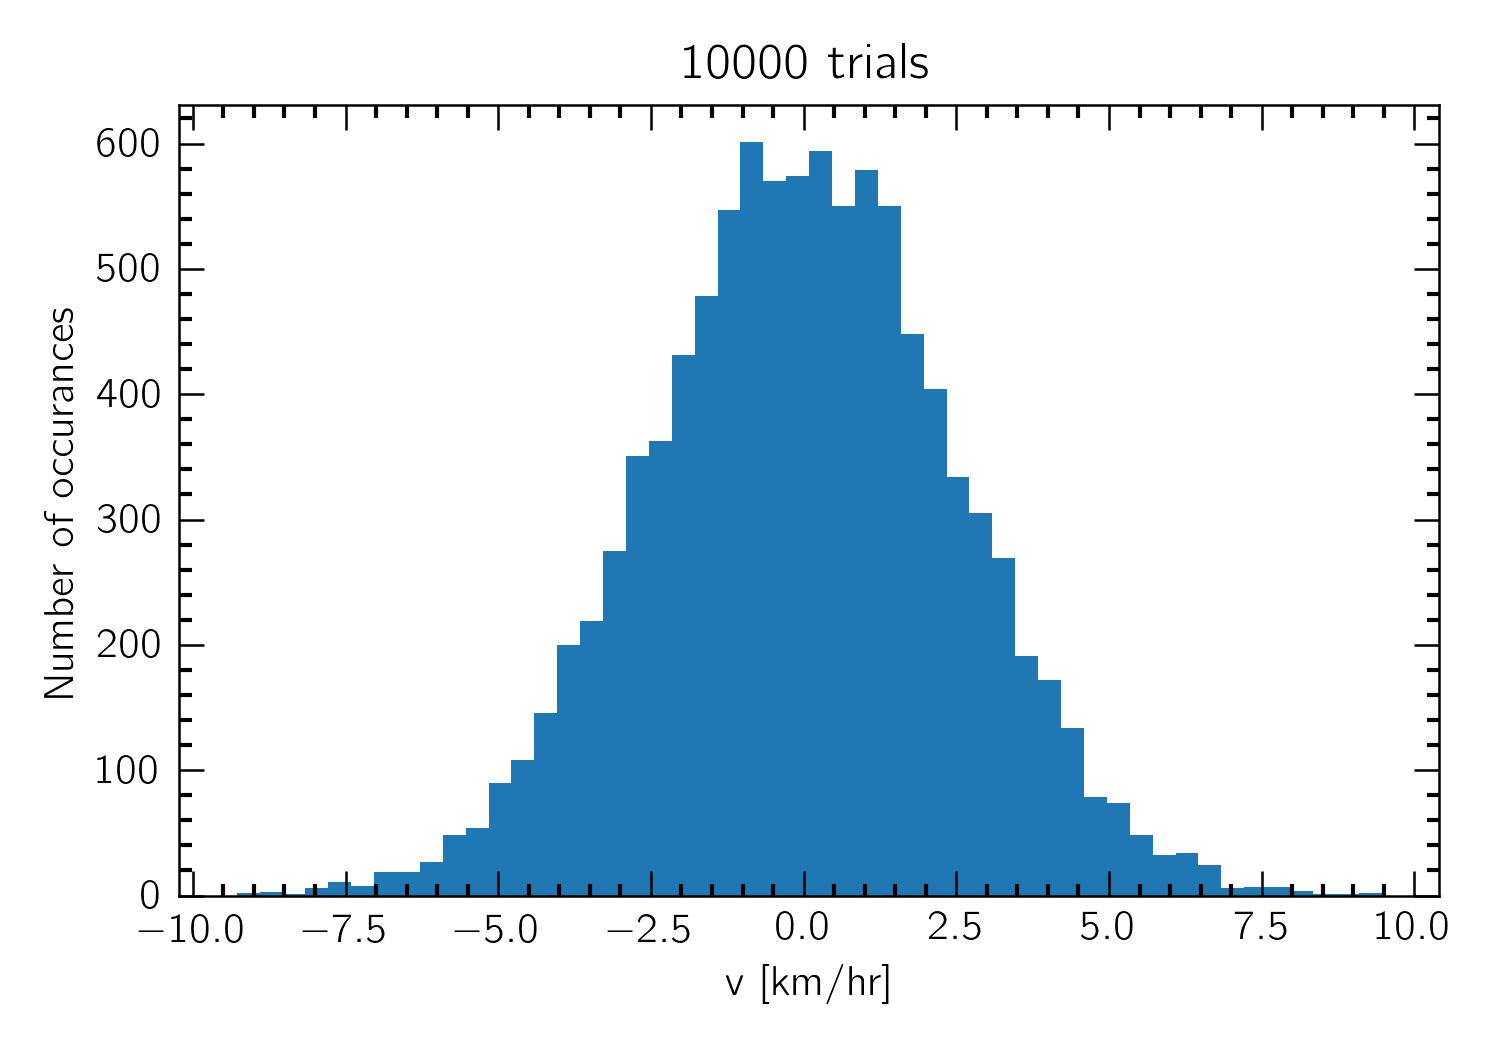

Recreate this plot in Python.
import numpy as np
import matplotlib.pyplot as plt
N = 10000

y = np.random.randn(N)*2.5

plt.hist(y,bins=50)
plt.xlabel("v [km/hr]")
plt.ylabel("Number of occurances")
plt.title("%d trials"%N,fontsize=12)
plt.tight_layout()
plt.savefig("gauss.png")
plt.show()
plt.close()

print ("Mean = %f"%np.mean(y))
print ("STD = %f"%np.std(y))

E = 0.5*y**2

plt.hist(E,bins=50)
plt.xlabel(r"Energy [$10^3$kg km/s]")
plt.ylabel("Number of occurances")
plt.title("%d trials"%N,fontsize=12)
plt.tight_layout()
plt.savefig("energy.png")
plt.show()
plt.close()
